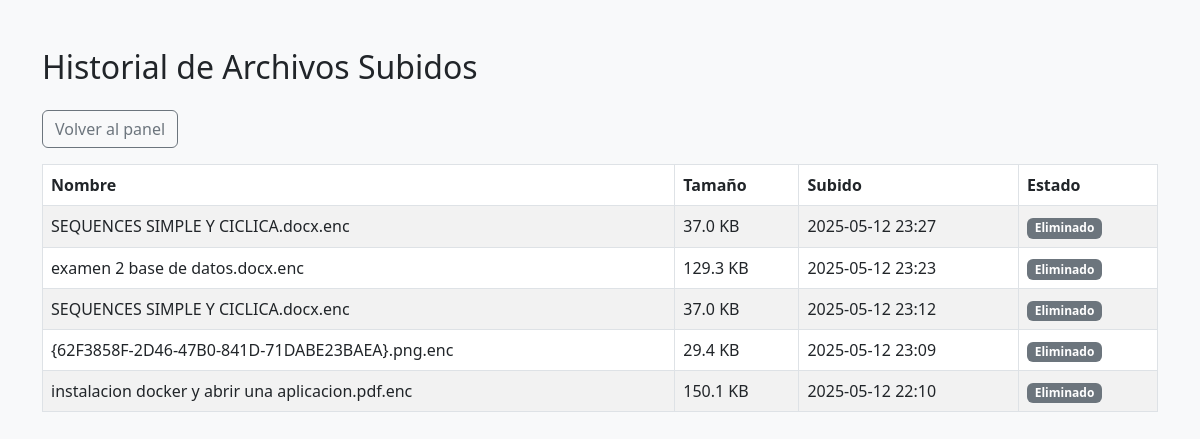
/historial (signed in), run on the app's committed database.
### app/database.py (models this page shows)
class Backup(db.Model):
    id = db.Column(db.Integer, primary_key=True)
    filename = db.Column(db.String(255), nullable=False)
    size_kb = db.Column(db.Float, nullable=False)
    timestamp = db.Column(db.DateTime, nullable=False)
    user_id = db.Column(db.Integer, db.ForeignKey('user.id'), nullable=False)
    eliminado = db.Column(db.Boolean, default=False)
    user = db.relationship('User', backref='backups')

### app/routes.py (the view)
@main.route("/historial")
@login_required
def historial():
    backups = Backup.query.filter_by(user_id=current_user.id).order_by(Backup.timestamp.desc()).all()
    registros = []
    for b in backups:
        full_path = os.path.join(current_app.config["UPLOAD_FOLDER"], b.filename)
        existe = os.path.isfile(full_path)
        registros.append({
            "name": b.filename,
            "size": f"{b.size_kb:.1f} KB",
            "date": b.timestamp.strftime('%Y-%m-%d %H:%M'),
            "status": "Disponible" if existe else "Eliminado"
        })
    return render_template("historial.html", registros=registros)

### app/database.py (called while the page is built)
@login_manager.user_loader
def load_user(user_id):
    return User.query.get(int(user_id))

### app/templates/historial.html (shortened to what this page needs)
<!DOCTYPE html>
<html lang="es">
<head>
    <link href="https://cdn.jsdelivr.net/npm/bootstrap@5.3.0/dist/css/bootstrap.min.css" rel="stylesheet">
</head>
<body class="bg-light">
<div class="container py-5">
    <h2 class="mb-4">Historial de Archivos Subidos</h2>
    <p><a href="{{ url_for('main.index') }}" class="btn btn-outline-secondary">Volver al panel</a></p>
    {% if registros %}
    <table class="table table-bordered table-striped">
        <thead>
            <tr>
                <th>Nombre</th>
                <th>Tamaño</th>
                <th>Subido</th>
                <th>Estado</th>
            </tr>
        </thead>
        <tbody>
            {% for r in registros %}
            <tr>
                <td>{{ r.name }}</td>
                <td>{{ r.size }}</td>
                <td>{{ r.date }}</td>
                <td>
                    {% if r.status == "Disponible" %}
                        <span class="badge bg-success">{{ r.status }}</span>
                    {% else %}
                        <span class="badge bg-secondary">{{ r.status }}</span>
                    {% endif %}
                </td>
            </tr>
            {% endfor %}
        </tbody>
    </table>
    {% else %}
        <p class="text-muted">No hay registros de actividad aún.</p>
    {% endif %}
</div>
</body>
</html>

### data on the page
Backup: name "SEQUENCES SIMPLE Y CICLICA.docx.enc", size "37.0 KB", date "2025-05-12 23:27", status "Eliminado"
Backup: name "examen 2 base de datos.docx.enc", size "129.3 KB", date "2025-05-12 23:23", status "Eliminado"
Backup: name "SEQUENCES SIMPLE Y CICLICA.docx.enc", size "37.0 KB", date "2025-05-12 23:12", status "Eliminado"
Backup: name "{62F3858F-2D46-47B0-841D-71DABE23BAEA}.png.enc", size "29.4 KB", date "2025-05-12 23:09", status "Eliminado"
Backup: name "instalacion docker y abrir una aplicacion.pdf.enc", size "150.1 KB", date "2025-05-12 22:10", status "Eliminado"
